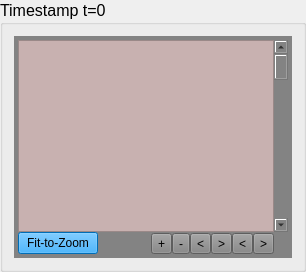
                    <widget class="QGroupBox" name="groupBox_time00">
                     <property name="sizePolicy">
                      <sizepolicy hsizetype="Expanding" vsizetype="Preferred">
                       <horstretch>0</horstretch>
                       <verstretch>0</verstretch>
                      </sizepolicy>
                     </property>
                     <property name="minimumSize">
                      <size>
                       <width>20</width>
                       <height>100</height>
                      </size>
                     </property>
                     <property name="maximumSize">
                      <size>
                       <width>16777215</width>
                       <height>1000</height>
                      </size>
                     </property>
                     <property name="font">
                      <font>
                       <pointsize>12</pointsize>
                       <bold>false</bold>
                      </font>
                     </property>
                     <property name="styleSheet">
                      <string notr="true"/>
                     </property>
                     <property name="title">
                      <string>Timestamp t=0</string>
                     </property>
                     <layout class="QGridLayout" name="gridLayout_53" rowstretch="0">
                      <item row="0" column="0" colspan="2">
                       <widget class="QFrame" name="frame_3">
                        <property name="minimumSize">
                         <size>
                          <width>0</width>
                          <height>200</height>
                         </size>
                        </property>
                        <property name="styleSheet">
                         <string notr="true">border-color: rgb(170, 170, 170);
background-color: rgb(131, 131, 131);
</string>
                        </property>
                        <property name="frameShape">
                         <enum>QFrame::NoFrame</enum>
                        </property>
                        <layout class="QGridLayout" name="gridLayout_52">
                         <property name="leftMargin">
                          <number>4</number>
                         </property>
                         <property name="topMargin">
                          <number>4</number>
                         </property>
                         <property name="rightMargin">
                          <number>4</number>
                         </property>
                         <property name="bottomMargin">
                          <number>4</number>
                         </property>
                         <property name="spacing">
                          <number>0</number>
                         </property>
                         <item row="1" column="0" rowspan="2">
                          <widget class="QPushButton" name="fit_to_zoom_data00">
                           <property name="styleSheet">
                            <string notr="true">
background-color: rgb(0, 153, 255);</string>
                           </property>
                           <property name="text">
                            <string>Fit-to-Zoom</string>
                           </property>
                           <property name="autoDefault">
                            <bool>false</bool>
                           </property>
                           <property name="default">
                            <bool>false</bool>
                           </property>
                           <property name="flat">
                            <bool>false</bool>
                           </property>
                          </widget>
                         </item>
                         <item row="0" column="0" colspan="9">
                          <widget class="QVTKRenderWindowInteractor" name="vtkWidget_data00">
                           <property name="styleSheet">
                            <string notr="true">background-color: rgb(200, 177, 176);</string>
                           </property>
                          </widget>
                         </item>
                         <item row="0" column="9">
                          <widget class="QScrollBar" name="Scroll_data0">
                           <property name="pageStep">
                            <number>10</number>
                           </property>
                          </widget>
                         </item>
                         <item row="2" column="8">
                          <layout class="QHBoxLayout" name="horizontalLayout_9">
                           <item>
                            <widget class="QToolButton" name="go_down_data00">
                             <property name="text">
                              <string>&lt;</string>
                             </property>
                             <property name="icon">
                              <iconset theme="QIcon::ThemeIcon::GoDown"/>
                             </property>
                            </widget>
                           </item>
                           <item>
                            <widget class="QToolButton" name="go_up_data00">
                             <property name="text">
                              <string>&gt;</string>
                             </property>
                             <property name="icon">
                              <iconset theme="QIcon::ThemeIcon::GoUp"/>
                             </property>
                            </widget>
                           </item>
                           <item>
                            <widget class="QToolButton" name="go_left_data00">
                             <property name="text">
                              <string>&lt;</string>
                             </property>
                            </widget>
                           </item>
                           <item>
                            <widget class="QToolButton" name="go_right_data00">
                             <property name="text">
                              <string>&gt;</string>
                             </property>
                            </widget>
                           </item>
                          </layout>
                         </item>
                         <item row="2" column="7">
                          <layout class="QHBoxLayout" name="horizontalLayout_2">
                           <item>
                            <widget class="QToolButton" name="zoom_in_data00">
                             <property name="text">
                              <string>+</string>
                             </property>
                            </widget>
                           </item>
                           <item>
                            <widget class="QToolButton" name="zoom_out_data00">
                             <property name="text">
                              <string>-</string>
                             </property>
                            </widget>
                           </item>
                          </layout>
                         </item>
                        </layout>
                        <zorder>fit_to_zoom_data00</zorder>
                        <zorder>Scroll_data0</zorder>
                        <zorder>vtkWidget_data00</zorder>
                        <zorder></zorder>
                       </widget>
                      </item>
                     </layout>
                    </widget>
